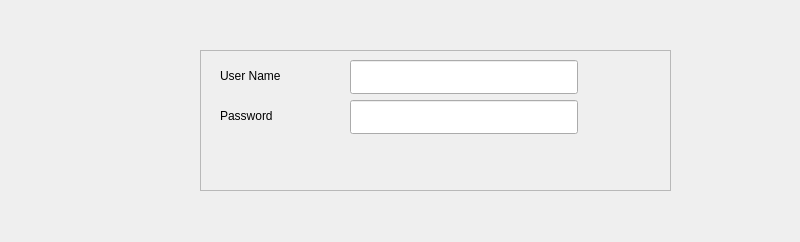
<ui version="4.0" >
 <class>CDlgZeroSPTouchClass</class>
 <widget class="QDialog" name="CDlgZeroSPTouchClass" >
  <property name="geometry" >
   <rect>
    <x>0</x>
    <y>0</y>
    <width>800</width>
    <height>242</height>
   </rect>
  </property>
  <property name="windowTitle" >
   <string>CDlgZeroSPTouch</string>
  </property>
  <widget class="QLabel" name="labText" >
   <property name="geometry" >
    <rect>
     <x>10</x>
     <y>50</y>
     <width>451</width>
     <height>171</height>
    </rect>
   </property>
   <property name="text" >
    <string/>
   </property>
  </widget>
  <widget class="QFrame" name="frmRedirector" >
   <property name="geometry" >
    <rect>
     <x>200</x>
     <y>50</y>
     <width>471</width>
     <height>141</height>
    </rect>
   </property>
   <property name="frameShape" >
    <enum>QFrame::StyledPanel</enum>
   </property>
   <property name="frameShadow" >
    <enum>QFrame::Raised</enum>
   </property>
   <widget class="QLabel" name="labUserName" >
    <property name="geometry" >
     <rect>
      <x>20</x>
      <y>15</y>
      <width>141</width>
      <height>21</height>
     </rect>
    </property>
    <property name="text" >
     <string>User Name</string>
    </property>
   </widget>
   <widget class="QLabel" name="labPassword" >
    <property name="geometry" >
     <rect>
      <x>20</x>
      <y>50</y>
      <width>141</width>
      <height>31</height>
     </rect>
    </property>
    <property name="text" >
     <string>Password</string>
    </property>
   </widget>
   <widget class="QLineEdit" name="editPassword" >
    <property name="geometry" >
     <rect>
      <x>150</x>
      <y>50</y>
      <width>228</width>
      <height>34</height>
     </rect>
    </property>
   </widget>
   <widget class="QLineEdit" name="editUserName" >
    <property name="geometry" >
     <rect>
      <x>150</x>
      <y>10</y>
      <width>228</width>
      <height>34</height>
     </rect>
    </property>
   </widget>
  </widget>
 </widget>
 <layoutdefault spacing="6" margin="11" />
 <resources/>
 <connections/>
</ui>
